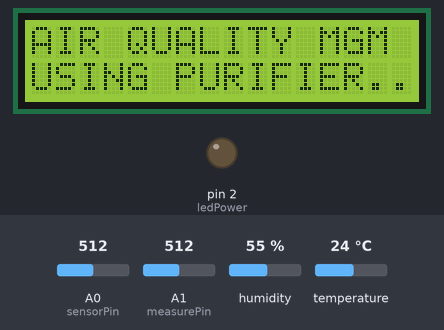
This sketch was run on a simulated Arduino Uno, built with avr-gcc and run on an emulated ATmega328P. Shown: 16×2 character LCD, output pins drawn as LEDs (lit = HIGH). The test bench sets the inputs (shaded band); at power-on: humidity 55 %, A0 (sensorPin) = 512, temperature 24 °C, A1 (measurePin) = 512. What the sketch prints to the serial monitor is not drawn.

Above: at 0.1 s.
4.3 s: humidity set to 22 %
At 16.8 s:
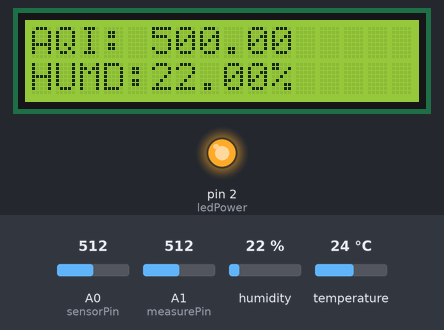
17.5 s: A0 (sensorPin) set to 490
At 20.4 s:
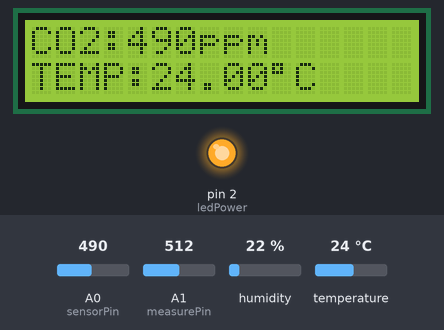
22.7 s: humidity set to 40 %
At 34.5 s:
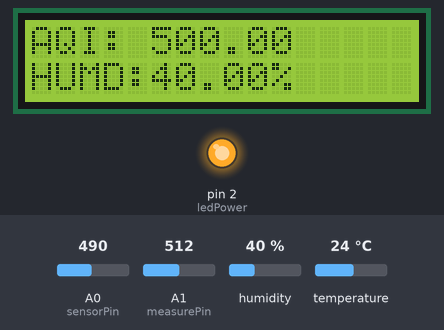
35.6 s: temperature set to 12 °C
At 47.4 s:
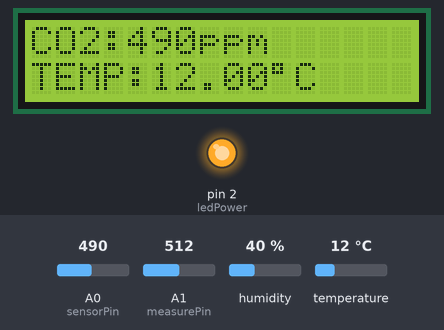
49.6 s: A0 (sensorPin) set to 510
At 56.8 s:
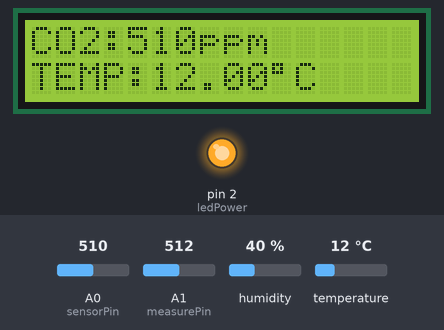
59.0 s: A0 (sensorPin) set to 306
At 65.0 s:
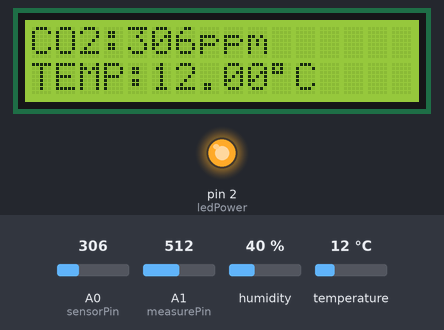
Timing chart, 0 to 66.5 s (numbered marks = the images above; inputs shaded):
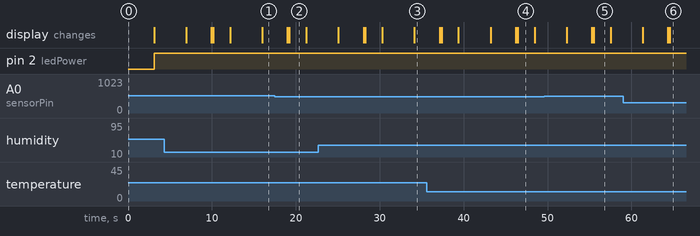

The sketch:

Node_1_with_aqi.ino
```cpp
#include <LiquidCrystal_I2C.h>
LiquidCrystal_I2C lcd(0x27, 16, 2);

/////////////////////////////////////////////
#include "DHT.h"
#define DHTPIN 11
#define DHTTYPE DHT22
DHT dht(DHTPIN, DHTTYPE);
//////////////////////////////////////////////////
int sensorPin = A0;
int sensorData;
///////////////////////////////////////////////////
int measurePin = A1;
int ledPower = 2;

unsigned int samplingTime = 280;
unsigned int deltaTime = 40;
unsigned int sleepTime = 9680;

long voMeasured = 0;
float calcVoltage = 0;
float dustDensity = 0;

///////////////////////////////////////
// Function to calculate Dust AQI based on dust concentration (μg/m³)
float calculateDustAQI(float dust_ugm3) {
  if (dust_ugm3 <= 12.0)
    return ((50.0-0.0)/(12.0-0.0))*(dust_ugm3-0.0)+0.0;
  else if (dust_ugm3 <= 35.4)
    return ((100.0-51.0)/(35.4-12.1))*(dust_ugm3-12.1)+51.0;
  else if (dust_ugm3 <= 55.4)
    return ((150.0-101.0)/(55.4-35.5))*(dust_ugm3-35.5)+101.0;
  else if (dust_ugm3 <= 150.4)
    return ((200.0-151.0)/(150.4-55.5))*(dust_ugm3-55.5)+151.0;
  else if (dust_ugm3 <= 250.4)
    return ((300.0-201.0)/(250.4-150.5))*(dust_ugm3-150.5)+201.0;
  else if (dust_ugm3 <= 500.4)
    return ((500.0-301.0)/(500.4-250.5))*(dust_ugm3-250.5)+301.0;
  else
    return 500.0; // If very high
}

// Function to calculate the average Dust AQI based on 10 readings
float getAverageDustAQI() {
  float sumAQI = 0;
  for (int i = 0; i < 10; i++) {
    // Read dust sensor value (in mg/m³)
    dustDensity = 17 * calcVoltage - 0.1; // Calculate dust density from sensor voltage
    if (dustDensity < 0) {
      dustDensity = 0.00;
    }
    float dust_ug = dustDensity * 1000.0; // Convert to μg/m³

    // Calculate AQI for this reading
    float aqi = calculateDustAQI(dust_ug);
    sumAQI += aqi;

    delay(200); // Small delay between readings
  }

  // Calculate and return the average AQI
  return sumAQI / 10.0;
}

void setup() {
  //////////////////////////////////////////////////
  Serial.begin(9600);
  pinMode(ledPower, OUTPUT);
  ///////////////////////////////////////////////////
  dht.begin();
  /////////////////////////////////////////////////////////
  pinMode(sensorPin, INPUT);
  //////////////////////////////////////////////////////
  lcd.begin(16,2);
  lcd.backlight();
  lcd.setCursor(0, 0);
  lcd.print("AIR QUALITY MGM ");
  lcd.setCursor(0, 1);
  lcd.print("USING PURIFIER..");
  delay(3000);
  lcd.clear();
  //////////////////////////////////////////////////////
}

void loop() {
  ////////////////////////////////////////
  float h = dht.readHumidity();
  // Read temperature as Celsius (the default)
  float t = dht.readTemperature();
  //////////////////////////////////////////

  // Loop to sample 10 dust sensor readings
  for (int i = 0; i < 30; i++) {
    digitalWrite(ledPower, LOW);
    delayMicroseconds(samplingTime);

    voMeasured += analogRead(measurePin);

    delayMicroseconds(deltaTime);
    digitalWrite(ledPower, HIGH);
    delayMicroseconds(sleepTime);
    delay(50);
  }
  voMeasured = voMeasured / 30;
  calcVoltage = voMeasured * (5.0 / 1024);

  // Calculate the average AQI from the 10 dust sensor readings
  float averageDustAQI = getAverageDustAQI();

  // Output Dust AQI and other data to LCD and Serial Monitor
  Serial.print("Average AQI: ");
  Serial.println(averageDustAQI);

  lcd.setCursor(0, 0);
  lcd.print("AQI: ");
  lcd.print(averageDustAQI);
  lcd.print("   ");

  lcd.setCursor(0, 1);
  lcd.print("HUMD:");
  lcd.print(h);
  lcd.print("% ");
  delay(3000);

  lcd.clear();
  delay(200);

  lcd.setCursor(0, 0);
  lcd.print("CO2:");
  sensorData = analogRead(sensorPin);
  lcd.print(sensorData, DEC);
  lcd.print("ppm     ");
  lcd.setCursor(0, 1);
  lcd.print("TEMP:");
  lcd.print(t);
  lcd.print(char(223));
  lcd.print('C');
  delay(2000);
  lcd.clear();
}
```

Measured:
- what the display in image 2 shows lasts 2.0 s, from 19.2 s to 21.2 s
